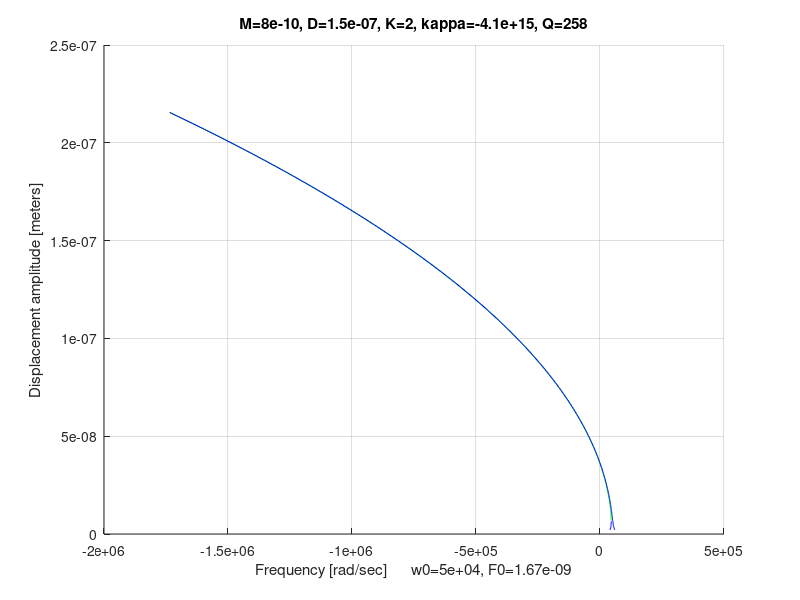

This chart was generated by the following MATLAB code:
%% Frequency response of a MEMS Duffing oscillator
clear all; clf; 

%Equations:
%M*x'' + D*x' + K*x + kappa*x = F0*cos(w*t)
%x'' + 2*D_M2w0*w0*x' + w0^2*x + kappa_M*x = F0_M*cos(Omega*t)
'/////////////////////////////'
E=160e9; 
L=294.7e-6; H=20e-6; W=2e-6;
I=W^3*H/12;
alpha = 2.5e-6;
DT = 100;
K1 = 3*E*I/(L/2)^3
L=L*(1+alpha*DT);
H=H*(1+alpha*DT);
W=W*(1+alpha*DT);
I=W^3*H/12;
K2 = 3*E*I/(L/2)^3
M = 8e-10; 
w1=sqrt(K1/M)
w2=sqrt(K2/M)
K=K2


%Parameters
    M = 8e-10; %mass 8e-10
    D = 1.55e-7; %damping 1.55e-7
    K = 2; %stiffness 2
    kappa = -1000 * 4.1e12; %nonlinearity 4.1e10
    N = 70; e0 = 8.854e-12; h = 10e-6; g = 3e-6; V = 0.9;
    F0 = 2*N*1/2*e0*h/g*V^2; %Force amplitude
    w0 = sqrt(K/M);
    Q = w0*M/D;
    xmax = F0/w0/D;
    amplitude = linspace(0.01, 2, 1000)*xmax; %Range for displacement amplitude
%Eqn conversion 
    w0 = sqrt(K/M); %Primary resonance
    kappa_M = kappa/M; 
    F0_M = F0/M; 
    D_M2w0 = D/(M*2*w0); %linear damping
j1 = 0; j2 = 0; j3 = 0;

%% Plots 
for j = 1 : 1 : length(amplitude)
    %Eigen values and w/w0
        w_w0_23(j)=(1+3*kappa_M/(8*w0^2)*amplitude(j)^2+sqrt((F0_M/(2*w0^2*amplitude(j)))^2-D_M2w0^2));
        lambda_w_w0_23_1 = sqrt(-(w_w0_23(j)-w0-3*kappa_M/(8*w0)*amplitude(j)^2)*(w_w0_23(j)-w0-9*kappa_M/(8*w0)*amplitude(j)^2))-(D_M2w0*w0);
        w_w0_1(j)=(1+3*kappa_M/(8*w0^2)*amplitude(j)^2-sqrt((F0_M/(2*w0^2*amplitude(j)))^2-D_M2w0^2));
        lambda_w_w0_1_1 = sqrt(-(w_w0_1(j)-w0-3*kappa_M/(8*w0)*amplitude(j)^2)*(w_w0_1(j)-w0- 9*kappa_M/(8*w0)*amplitude(j)^2))-(D_M2w0*w0);
	if lambda_w_w0_23_1==conj(lambda_w_w0_1_1) 
        break %Terminate 
    else
        if kappa_M > 0 %Spring hardening case
            j1 = j1 + 1;
            X1(j1) = w_w0_1(j);
            Y1(j1) = amplitude(j);
            stability = (w_w0_23(j)*w0-w0-3*kappa_M/(8*w0)*amplitude(j)^2)*(w_w0_23(j)*w0-w0- 9*kappa_M/(8*w0)*amplitude(j)^2)+(D_M2w0*w0)^2;
            if stability < 0 %if < 0, then it is unstable
                j2 = j2 + 1;
                X2(j2) = w_w0_23(j);
                Y2(j2) = amplitude(j);
            else %if stable
                j3 = j3 + 1;
                X3(j3) = w_w0_23(j);
                Y3(j3) = amplitude(j);
            end
        else %Spring softening case
            j1 = j1 + 1;
            X1(j1) = w_w0_23(j);
            Y1(j1) = amplitude(j);
            stability = (w_w0_1(j)*w0-w0-3*kappa_M/(8*w0)*amplitude(j)^2)*(w_w0_1(j)*w0-w0- 9*kappa_M/(8*w0)*amplitude(j)^2)+(D_M2w0*w0)^2;
            if stability < 0 %if < 0, then it is unstable
                j2 = j2 + 1;
                X2(j2) = w_w0_1(j);
                Y2(j2) = amplitude(j);
            else %if stable
                j3 = j3 + 1;
                X3(j3) = w_w0_1(j);
                Y3(j3) = amplitude(j);
            end
        end
	end
end
%Figure displacy
    figure(1); hold on; grid on;
    if exist('X2') %If there is an unstable curve
        plot(X2*w0,Y2,'g'); 
    end
    plot(X1*w0,Y1,'b'); 
    plot(X3*w0,Y3,'b');
    title(sprintf('M=%0.2g, D=%0.2g, K=%0.2g, kappa=%0.2g, Q=%0.3g',M,D,K,kappa,Q));
    ylabel('Displacement amplitude [meters]');
    xlabel(strcat('Frequency [rad/sec]', sprintf('      w0=%0.3g, F0=%0.3g',w0,F0)));
 
